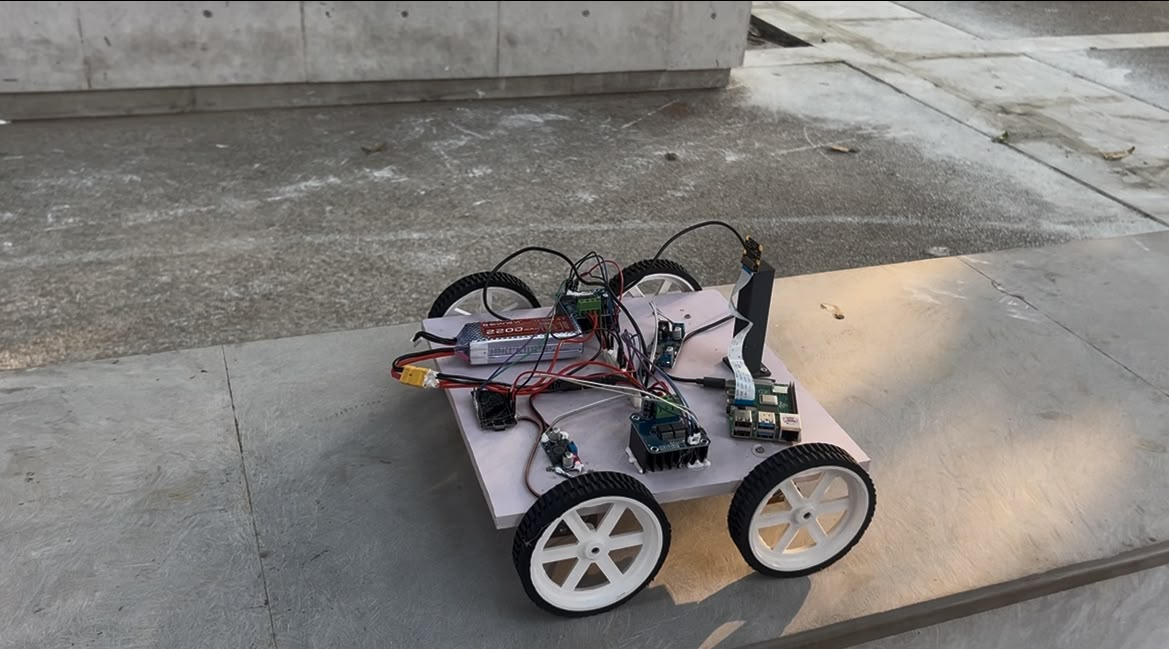
#> input picture assets/rescue-rover-prototype.png, 1169 x 649 px
$ python -i smoke.py   (imports and definitions only)   (older library calls are emulated)
#> lines starting #> are read from the running program, lines starting #| are printed output that depends on the picture
#> further down, picture is the input picture: shape (649, 1169, 3); mean B, G, R 122.2, 125.4, 128.6
"""Visual smoke severity.

IMPORTANT: this measures VISUAL OBSCURATION of the camera image, not gas
toxicity. Theatrical fog can score CRITICAL while being harmless; thin smoke
can score LOW while carrying lethal CO. Gas sensors are mandatory for hazard.

Score (0..1) = max(obscuration, (1 - w) * obscuration + w * detector_score)
  obscuration    : loss of contrast/sharpness and rise in haze (dark channel)
                   relative to a clear-air reference frame (operator "Calibrate").
  detector_score : fraction of the frame covered by 'smoke' boxes from fire_yolov8n.
Thresholds in config.yaml are UNCALIBRATED until the contrast-target experiment.
"""

from dataclasses import dataclass, asdict

import cv2
import numpy as np

LEVELS = ("LOW", "MODERATE", "HIGH", "CRITICAL")

# Fallback reference used until the operator calibrates in clear air.
DEFAULT_REF = {"contrast": 0.20, "sharpness": 300.0, "dark": 0.15, "brightness": 0.45}


def visibility_metrics(frame):
    small = cv2.resize(frame, (160, 120), interpolation=cv2.INTER_AREA)
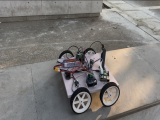
#> small: shape (120, 160, 3); mean B, G, R 122.2, 125.4, 128.6
    gray = cv2.cvtColor(small, cv2.COLOR_BGR2GRAY)
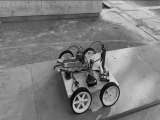
#> gray: shape (120, 160); min 3, max 211, mean 126
    g = gray.astype(np.float32) / 255.0
    dark = cv2.erode(small.min(axis=2), np.ones((7, 7), np.uint8)).astype(np.float32) / 255.0
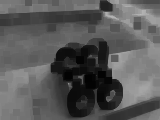
#> dark: shape (120, 160) float32; min 0.00784, max 0.725, mean 0.349
    sat = cv2.cvtColor(small, cv2.COLOR_BGR2HSV)[:, :, 1].astype(np.float32) / 255.0
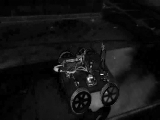
#> sat: shape (120, 160) float32; min 0, max 0.953, mean 0.0771
    return {
        "contrast": float(g.std()),                                   # RMS contrast
        "sharpness": float(cv2.Laplacian(gray, cv2.CV_64F).var()),    # edge energy
        "dark": float(dark.mean()),                                   # dark-channel haze proxy
        "saturation": float(sat.mean()),
        "brightness": float(g.mean()),
    }


# [15 lines left out: functions obscuration, smoke_box_coverage, not called in this run]


@dataclass
class SmokeResult:
    level: str
    score: float
    obscuration: float
    detector_coverage: float
    detector_max_conf: float
    low_light: bool
    calibrated: bool

    def to_dict(self):
        return {k: (round(v, 3) if isinstance(v, float) else v) for k, v in asdict(self).items()}


class SmokeEstimator:
    # [53 lines left out: functions __init__, calibrate, level_for, update, not called in this run]

>>> import cv2
>>> picture = cv2.imread('../assets/rescue-rover-prototype.png')
>>> result = visibility_metrics(picture)
#> result = {'contrast': 0.15, 'sharpness': 1532.6, 'dark': 0.349, 'saturation': 0.0771, 'brightness': 0.494}
